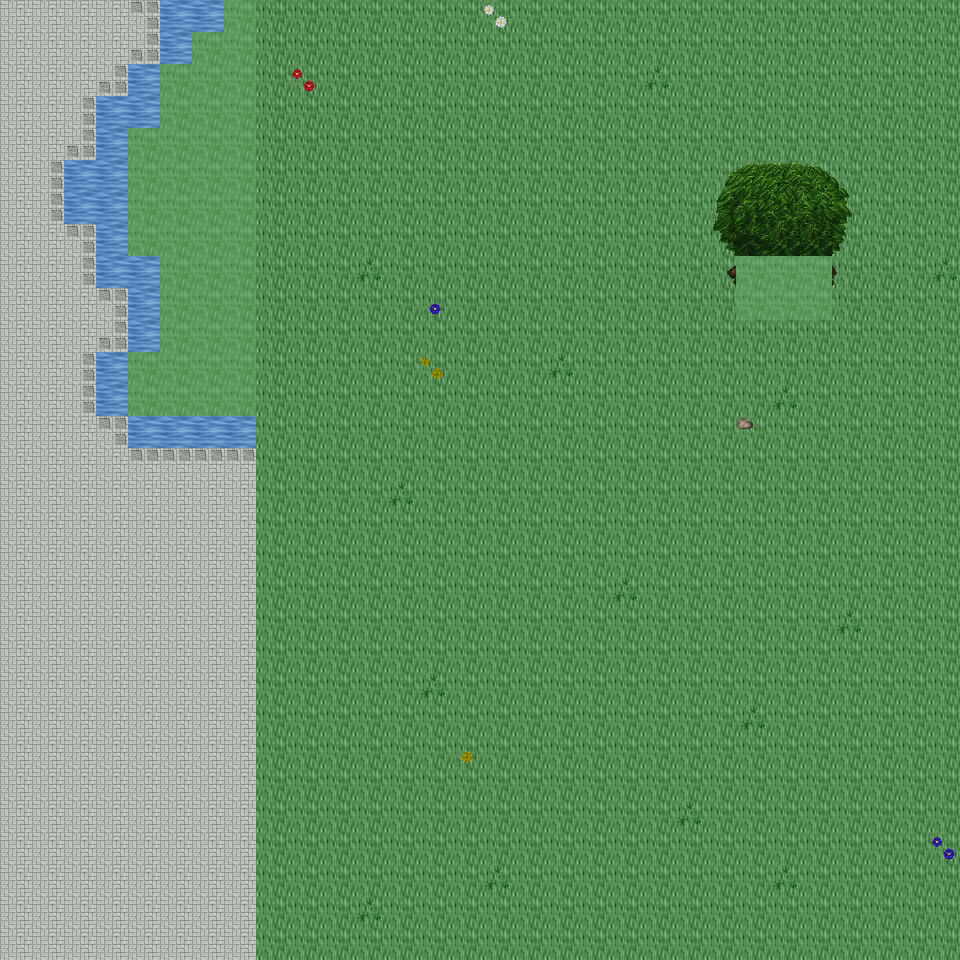

A level layout from a 2D game, rendered from its tile map. Below: a short description, then the map file with tile-grid data replaced by summaries:
An orthogonal 30x30 tile map with 32x32 px tiles, 6 tile layers (Ground, Object, Object2, Above, ...), 48 tilesets and 4 objects (4x mapExit).

<map version="1.0" orientation="orthogonal" renderorder="right-down" width="30" height="30" tilewidth="32" tileheight="32" nextobjectid="5">
  <tileset firstgid="1" name="tileset_ground_ground" tilewidth="32" tileheight="32" tilecount="33" columns="3">
    <image source="../drawable/tileset_ground_ground.png" width="96" height="352" />
  </tileset>
  <tileset firstgid="34" name="tileset_building_castle" tilewidth="32" tileheight="32" tilecount="320" columns="20">
    <image source="../drawable/tileset_building_castle.png" width="640" height="512" />
  </tileset>
  <tileset firstgid="354" name="tileset_furniture_carpet_carpets_2" tilewidth="32" tileheight="32" tilecount="12" columns="4">
    <image source="../drawable/tileset_furniture_carpet_carpets_2.png" width="128" height="160" />
  </tileset>
  <tileset firstgid="366" name="tileset_ground_indoor_tiles" tilewidth="32" tileheight="32" tilecount="8" columns="2">
    <image source="../drawable/tileset_ground_indoor_tiles.png" width="64" height="128" />
  </tileset>
  <tileset firstgid="374" name="tileset_ground_water_pool" tilewidth="32" tileheight="32" tilecount="72" columns="3">
    <image source="../drawable/tileset_ground_water_pool.png" width="96" height="768" />
  </tileset>
  <tileset firstgid="446" name="tileset_ground_brown_paving" tilewidth="32" tileheight="32" tilecount="2" columns="2">
    <image source="../drawable/tileset_ground_brown_paving.png" width="64" height="32" />
  </tileset>
  <tileset firstgid="448" name="tileset_ground_spikes" tilewidth="32" tileheight="32" tilecount="1" columns="1">
    <image source="../drawable/tileset_ground_spikes.png" width="32" height="32" />
  </tileset>
  <tileset firstgid="449" name="tileset_ground_ridge_earth_dark" tilewidth="32" tileheight="32" tilecount="96" columns="12">
    <image source="../drawable/tileset_ground_ridge_earth_dark.png" width="384" height="256" />
  </tileset>
  <tileset firstgid="545" name="tileset_plant_grasses" tilewidth="32" tileheight="32" tilecount="6" columns="3">
    <image source="../drawable/tileset_plant_grasses.png" width="96" height="64" />
  </tileset>
  <tileset firstgid="551" name="tileset_ground_water_pool_corners" tilewidth="32" tileheight="32" tilecount="72" columns="3">
    <image source="../drawable/tileset_ground_water_pool_corners.png" width="96" height="768" />
  </tileset>
  <tileset firstgid="623" name="tileset_building_fence_fence_chunky" tilewidth="32" tileheight="32" tilecount="21" columns="3">
    <image source="../drawable/tileset_building_fence_fence_chunky.png" width="96" height="224" />
  </tileset>
  <tileset firstgid="644" name="tileset_ground_earth_edges" tilewidth="32" tileheight="32" tilecount="18" columns="6">
    <image source="../drawable/tileset_ground_earth_edges.png" width="192" height="96" />
  </tileset>
  <tileset firstgid="662" name="tileset_ground_rock_pebbles" tilewidth="32" tileheight="32" tilecount="3" columns="1">
    <image source="../drawable/tileset_ground_rock_pebbles.png" width="32" height="96" />
  </tileset>
  <tileset firstgid="665" name="tileset_ground_square_patch" tilewidth="32" tileheight="32" tilecount="9" columns="3">
    <image source="../drawable/tileset_ground_square_patch.png" width="96" height="96" />
  </tileset>
  <tileset firstgid="674" name="tileset_plant_leaves" tilewidth="32" tileheight="32" tilecount="8" columns="4">
    <image source="../drawable/tileset_plant_leaves.png" width="128" height="64" />
  </tileset>
  <tileset firstgid="682" name="tileset_item_corpse_skull_dark" tilewidth="32" tileheight="32" tilecount="2" columns="2">
    <image source="../drawable/tileset_item_corpse_skull_dark.png" width="64" height="32" />
  </tileset>
  <tileset firstgid="684" name="tileset_item_corpse_skeleton" tilewidth="32" tileheight="32" tilecount="4" columns="2">
    <image source="../drawable/tileset_item_corpse_skeleton.png" width="64" height="64" />
  </tileset>
  <tileset firstgid="688" name="tileset_furniture_table_grey_fancy" tilewidth="32" tileheight="32" tilecount="9" columns="3">
    <image source="../drawable/tileset_furniture_table_grey_fancy.png" width="96" height="96" />
  </tileset>
  <tileset firstgid="697" name="tileset_furniture_table_grey_long" tilewidth="32" tileheight="32" tilecount="4" columns="2">
    <image source="../drawable/tileset_furniture_table_grey_long.png" width="64" height="64" />
  </tileset>
  <tileset firstgid="701" name="tileset_furniture_table_grey_plain" tilewidth="32" tileheight="32" tilecount="9" columns="3">
    <image source="../drawable/tileset_furniture_table_grey_plain.png" width="96" height="96" />
  </tileset>
  <tileset firstgid="710" name="tileset_item_gothic_slab" tilewidth="32" tileheight="32" tilecount="1" columns="1">
    <image source="../drawable/tileset_item_gothic_slab.png" width="32" height="32" />
  </tileset>
  <tileset firstgid="711" name="tileset_logic_creature_gnome" tilewidth="32" tileheight="32" tilecount="6" columns="6">
    <image source="../drawable/tileset_logic_creature_gnome.png" width="192" height="32" />
  </tileset>
  <tileset firstgid="717" name="tileset_logic_creature_animal" tilewidth="32" tileheight="32" tilecount="32" columns="8">
    <image source="../drawable/tileset_logic_creature_animal.png" width="256" height="128" />
  </tileset>
  <tileset firstgid="749" name="tileset_logic_collision" tilewidth="32" tileheight="32" tilecount="1" columns="1">
    <image source="../drawable/tileset_logic_collision.png" width="32" height="32" />
  </tileset>
  <tileset firstgid="750" name="tileset_ground_water_pool_deep" tilewidth="32" tileheight="32" tilecount="72" columns="3">
    <image source="../drawable/tileset_ground_water_pool_deep.png" width="96" height="768" />
  </tileset>
  <tileset firstgid="822" name="tileset_object_suspension_bridge" tilewidth="32" tileheight="32" tilecount="24" columns="3">
    <image source="../drawable/tileset_object_suspension_bridge.png" width="96" height="256" />
  </tileset>
  <tileset firstgid="846" name="tileset_plant_flower_daisy_blue" tilewidth="32" tileheight="32" tilecount="8" columns="2">
    <image source="../drawable/tileset_plant_flower_daisy_blue.png" width="64" height="128" />
  </tileset>
  <tileset firstgid="854" name="tileset_plant_flower_daisy_red" tilewidth="32" tileheight="32" tilecount="8" columns="2">
    <image source="../drawable/tileset_plant_flower_daisy_red.png" width="64" height="128" />
  </tileset>
  <tileset firstgid="862" name="tileset_plant_flower_daisy_white" tilewidth="32" tileheight="32" tilecount="8" columns="2">
    <image source="../drawable/tileset_plant_flower_daisy_white.png" width="64" height="128" />
  </tileset>
  <tileset firstgid="870" name="tileset_plant_flower_daisy_yellow" tilewidth="32" tileheight="32" tilecount="8" columns="2">
    <image source="../drawable/tileset_plant_flower_daisy_yellow.png" width="64" height="128" />
  </tileset>
  <tileset firstgid="878" name="tileset_plant_tree_tree_green" tilewidth="32" tileheight="32" tilecount="80" columns="8">
    <image source="../drawable/tileset_plant_tree_tree_green.png" width="256" height="352" />
  </tileset>
  <tileset firstgid="958" name="tileset_item_banners_flag" tilewidth="32" tileheight="32" tilecount="12" columns="3">
    <image source="../drawable/tileset_item_banners_flag.png" width="96" height="128" />
  </tileset>
  <tileset firstgid="970" name="tileset_item_flagpole" tilewidth="32" tileheight="32" tilecount="3" columns="1">
    <image source="../drawable/tileset_item_flagpole.png" width="32" height="96" />
  </tileset>
  <tileset firstgid="973" name="tileset_furniture_chair_bench_white" tilewidth="32" tileheight="32" tilecount="8" columns="2">
    <image source="../drawable/tileset_furniture_chair_bench_white.png" width="64" height="128" />
  </tileset>
  <tileset firstgid="981" name="tileset_item_statue_flowered_arch" tilewidth="32" tileheight="32" tilecount="24" columns="6">
    <image source="../drawable/tileset_item_statue_flowered_arch.png" width="192" height="128" />
  </tileset>
  <tileset firstgid="1005" name="tileset_building_decoration_block" tilewidth="32" tileheight="32" tilecount="2" columns="2">
    <image source="../drawable/tileset_building_decoration_block.png" width="64" height="32" />
  </tileset>
  <tileset firstgid="1007" name="tileset_building_decoration_orbpedestal" tilewidth="32" tileheight="32" tilecount="2" columns="1">
    <image source="../drawable/tileset_building_decoration_orbpedestal.png" width="32" height="64" />
  </tileset>
  <tileset firstgid="1009" name="tileset_item_statue_urn_with_flowers" tilewidth="32" tileheight="32" tilecount="2" columns="1">
    <image source="../drawable/tileset_item_statue_urn_with_flowers.png" width="32" height="64" />
  </tileset>
  <tileset firstgid="1011" name="tileset_building_decoration_pool" tilewidth="32" tileheight="32" tilecount="9" columns="3">
    <image source="../drawable/tileset_building_decoration_pool.png" width="96" height="96" />
  </tileset>
  <tileset firstgid="1020" name="tileset_item_statue_romanic_art1" tilewidth="32" tileheight="32" tilecount="4" columns="2">
    <image source="../drawable/tileset_item_statue_romanic_art1.png" width="64" height="64" />
  </tileset>
  <tileset firstgid="1024" name="tileset_building_wall_int_clay" tilewidth="32" tileheight="32" tilecount="100" columns="10">
    <image source="../drawable/tileset_building_wall_int_clay.png" width="320" height="320" />
  </tileset>
  <tileset firstgid="1124" name="tileset_ground_green_paving" tilewidth="32" tileheight="32" tilecount="18" columns="3">
    <image source="../drawable/tileset_ground_green_paving.png" width="96" height="192" />
  </tileset>
  <tileset firstgid="1142" name="tileset_logic_protection" tilewidth="32" tileheight="32" tilecount="2" columns="2">
    <image source="../drawable/tileset_logic_protection.png" width="64" height="32" />
  </tileset>
  <tileset firstgid="1144" name="tileset_furniture_other_stick" tilewidth="32" tileheight="32" tilecount="2" columns="1">
    <image source="../drawable/tileset_furniture_other_stick.png" width="32" height="64" />
  </tileset>
  <tileset firstgid="1146" name="tileset_item_scrying_orb" tilewidth="32" tileheight="32" tilecount="8" columns="8">
    <image source="../drawable/tileset_item_scrying_orb.png" width="256" height="32" />
  </tileset>
  <tileset firstgid="1154" name="tileset_light_dim_light_7x5" tilewidth="32" tileheight="32" tilecount="35" columns="7">
    <image source="../drawable/tileset_light_dim_light_7x5.png" width="224" height="160" />
  </tileset>
  <tileset firstgid="1189" name="tileset_light_light_5x5" tilewidth="32" tileheight="32" tilecount="25" columns="5">
    <image source="../drawable/tileset_light_light_5x5.png" width="160" height="160" />
  </tileset>
  <tileset firstgid="1214" name="tileset_furniture_light_lamp_bronze" tilewidth="32" tileheight="32" tilecount="3" columns="1">
    <image source="../drawable/tileset_furniture_light_lamp_bronze.png" width="32" height="96" />
  </tileset>
  <layer name="Ground" width="30" height="30">
    <data>[900 cells, 900 non-empty, 10 distinct tile ids]</data>
  </layer>
  <layer name="Object" width="30" height="30">
    <data>[900 cells, 46 non-empty, 18 distinct tile ids]</data>
  </layer>
  <layer name="Object2" width="30" height="30">
    <data>[900 cells, 0 non-empty, 0 distinct tile ids]</data>
  </layer>
  <layer name="Above" width="30" height="30">
    <data>[900 cells, 18 non-empty, 17 distinct tile ids]</data>
  </layer>
  <layer name="Above2" width="30" height="30">
    <data>[900 cells, 0 non-empty, 0 distinct tile ids]</data>
  </layer>
  <layer name="Walkable" width="30" height="30">
    <data>[900 cells, 48 non-empty, 1 distinct tile ids]</data>
  </layer>
  <objectgroup name="MapEvents">
    <object id="1" name="north" type="mapExit" x="0" y="0" width="224" height="32">
      <properties>
        <property name="map" value="level_0_x225_y25" />
        <property name="x" value="0" />
        <property name="y" value="28" />
      </properties>
    </object>
    <object id="2" name="north2" type="mapExit" x="256" y="0" width="704" height="32">
      <properties>
        <property name="map" value="level_0_x225_y25" />
        <property name="x" value="8" />
        <property name="y" value="28" />
      </properties>
    </object>
    <object id="3" name="south" type="mapExit" x="0" y="928" width="960" height="32">
      <properties>
        <property name="map" value="level_0_x225_y27" />
        <property name="x" value="0" />
        <property name="y" value="1" />
      </properties>
    </object>
    <object id="4" name="west" type="mapExit" x="0" y="0" width="32" height="960">
      <properties>
        <property name="map" value="level_0_x224_y26" />
        <property name="x" value="28" />
        <property name="y" value="0" />
      </properties>
    </object>
  </objectgroup>
</map>
